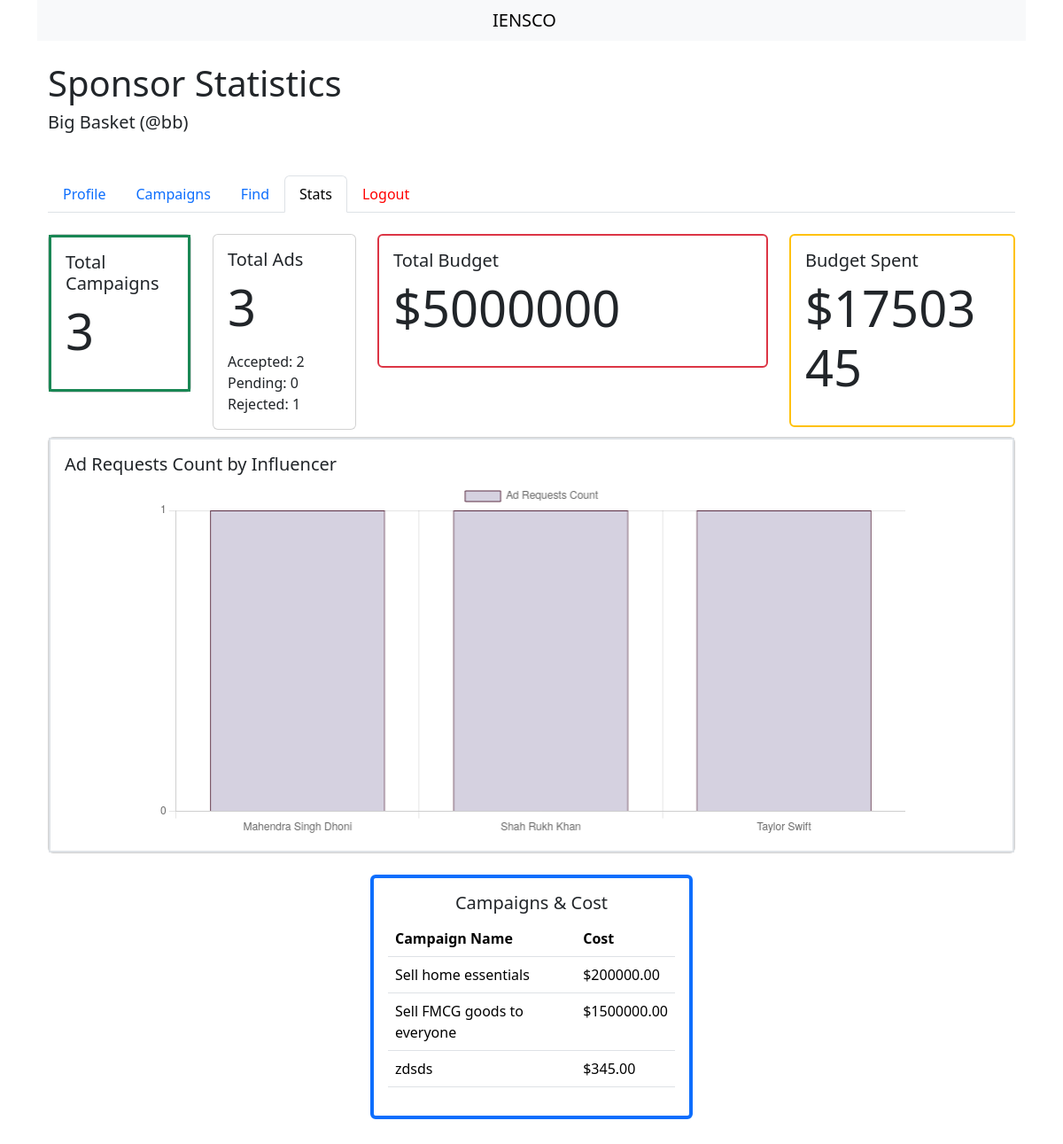
The page /sponsor_stats (signed in) on the database its author committed.
### models.py (models this page shows, shortened)
class Sponsor(db.Model):
    id = db.Column(db.Integer, primary_key=True)
    user_id = db.Column(
        db.Integer, db.ForeignKey("user.id"), unique=True, nullable=False
    )
    name = db.Column(db.String(125), nullable=False)
    industry = db.Column(db.String(125))
    budget = db.Column(db.Float, default=0)
    budget_left = db.Column(db.Float, default=0)
    user = db.relationship("User", backref=db.backref("sponsor", uselist=False))

class User(db.Model):
    id = db.Column(db.Integer, primary_key=True)
    username = db.Column(db.String(80), unique=True, nullable=False)
    email = db.Column(db.String(120), unique=True, nullable=False)
    password = db.Column(
        db.String(120), nullable=False
    )  # done for debugging purposes so that i can see while developing the app
    password_hash = db.Column(db.String(128))
    role = db.Column(db.String(20), nullable=False)
    is_flagged = db.Column(db.Boolean, default=False)

class Campaign(db.Model):
    id = db.Column(db.Integer, primary_key=True)
    sponsor_id = db.Column(db.Integer, db.ForeignKey("sponsor.id"), nullable=False)
    name = db.Column(db.String(150), nullable=False)
    description = db.Column(db.Text)
    start_date = db.Column(db.Date, nullable=False)
    end_date = db.Column(db.Date, nullable=False)
    budget = db.Column(db.Float, nullable=False)
    visibility = db.Column(db.String(25))  # 'public' or 'private'
    niche = db.Column(db.String(150))
    goals = db.Column(db.Text)
    is_flagged = db.Column(db.Boolean, default=False)
    status = db.Column(db.String(25), default="Active")
    sponsor = db.relationship("Sponsor", backref=db.backref("campaigns"))

### app.py (the view)
@app.route("/sponsor_stats")
def sponsor_stats():
    if session.get("role") != "sponsor":
        flash("FORBIDDEN! Only sponsors can access this page. Sorry!", "info")
        return redirect(url_for("home"))
    sponsor = Sponsor.query.filter_by(user_id=session.get("user_id")).first()
    campaigns = Campaign.query.filter_by(sponsor_id=sponsor.id)
    total_campaigns = campaigns.count()
    total_ads = (
        AdRequest.query.join(Campaign).filter(Campaign.sponsor_id == sponsor.id).count()
    )
    ads_accepted = (
        AdRequest.query.join(Campaign).filter(
            Campaign.sponsor_id == sponsor.id, AdRequest.status == "Accepted"
        )
    ).count()
    ads_rejected = (
        AdRequest.query.join(Campaign).filter(
            Campaign.sponsor_id == sponsor.id, AdRequest.status == "Rejected"
        )
    ).count()
    ads_pending_sponsor_sent = (
        AdRequest.query.join(Campaign).filter(
            Campaign.sponsor_id == sponsor.id, AdRequest.status == "Pending"
        )
    ).count()
    ads_pending_influ_sent = (
        AdRequest.query.join(Campaign).filter(
            Campaign.sponsor_id == sponsor.id, AdRequest.status == "Pending Influ Req"
        )
    ).count()
    ads_pending = ads_pending_influ_sent + ads_pending_sponsor_sent
    total_budget = sponsor.budget
    total_budget_spent = total_budget - sponsor.budget_left
    ad_requests_count = (
        db.session.query(Influencer.name, func.count(AdRequest.id).label("count"))
        .join(AdRequest, AdRequest.influencer_id == Influencer.id)
        .join(Campaign, Campaign.id == AdRequest.campaign_id)
        .filter(Campaign.sponsor_id == sponsor.id)
        .group_by(Influencer.name)
        .all()
    )
    return render_template(
        "sponsor/6_sponsor_stats.html",
        sponsor=sponsor,
        campaigns = campaigns,
        total_campaigns=total_campaigns,
        total_ads=total_ads,
        total_budget=total_budget,
        total_budget_spent=total_budget_spent,
        ad_requests_count=ad_requests_count,
        ads_accepted=ads_accepted,
        ads_rejected=ads_rejected,
        ads_pending=ads_pending,
    )

### templates/sponsor/6_sponsor_stats.html (shortened to what this page needs)
{% extends "base.html" %}
{% block content %}
<div class="container mt-4">
    <h1 class="">Sponsor Statistics</h1>
    <h5 class="m-0 mb-5 p-0">{{ sponsor.name }} (@{{ sponsor.user.username }})</h5>
    <ul class="nav nav-tabs mb-4">
        <li class="nav-item">
            <a class="nav-link {% if request.endpoint == 'sponsor_dashboard' %}active{% endif %}"
                href="{{ url_for('sponsor_dashboard') }}">Profile</a>
        </li>
        <li class="nav-item">
            <a class="nav-link {% if request.endpoint == 'sponsor_campaigns' %}active{% endif %}"
                href="{{ url_for('sponsor_campaigns') }}">Campaigns</a>
        </li>
        <li class="nav-item">
            <a class="nav-link {% if request.endpoint == 'sponsor_find' %}active{% endif %}"
                href="{{ url_for('sponsor_find') }}">Find</a>
        </li>
        <li class="nav-item">
            <a class="nav-link {% if request.endpoint == 'sponsor_stats' %}active{% endif %}"
                href="{{ url_for('sponsor_stats') }}">Stats</a>
        </li>
        <li class="nav-item">
            <a class="nav-link" href="{{ url_for('logout') }}" style="color: red;">Logout</a>
        </li>
    </ul>
    <div class="row">
        <div class="col-md-2 mb-2">
            <div class="card mb-0">
                <div class="card-body border border-3 border-success">
                    <h5 class="card-title">Total Campaigns</h5>
                    <p class="display-4">{{ total_campaigns }}</p>
                </div>
            </div>
        </div>
        <div class="col-md-2 mb-0">
            <div class="card">
                <div class="card-body">
                    <h5 class="card-title">Total Ads</h5>
                    <p class="display-4">{{ total_ads }}</p>
                    <p class="card-text mb-0">Accepted: {{ ads_accepted }}</p>
                    <p class="card-text mb-0">Pending: {{ ads_pending }}</p>
                    <p class="card-text mb-0">Rejected: {{ ads_rejected }}</p>
                </div>
            </div>
        </div>
        <div class="col-md-5 mb-0">
            <div class="card border border-2 border-danger">
                <div class="card-body">
                    <h5 class="card-title">Total Budget</h5>
                    <p class="display-4">${{ "%.0f"|format(total_budget) }}</p>
                </div>
            </div>
        </div>
        <div class="col-md-3 mb-0">
            <div class="card border border-2 border-warning">
                <div class="card-body">
                    <h5 class="card-title">Budget Spent</h5>
                    <p class="display-4">${{ "%.0f"|format(total_budget_spent) }}</p>
                </div>
            </div>
        </div>
    </div>
    <div class="card mt-2">
        <div class="card-body border border-2">
            <h5 class="card-title">Ad Requests Count by Influencer</h5>
            <div style="width: 80%; height: 400px; margin: auto;">
                <canvas id="adRequestsChart"></canvas>
            </div>
        </div>
    </div>
    <div class="d-flex justify-content-center mb-5">
        <div class="card mt-4 col-4 border border-primary border-4">
            <div class="card-body">
                <h5 class="card-title text-center">Campaigns & Cost</h5>
                <table class="table">
                    <thead>
                        <tr>
                            <th>Campaign Name</th>
                            <th>Cost</th>
                        </tr>
                    </thead>
                    <tbody>
                        {% for cmp in campaigns %}
                        <tr>
                            <td>{{ cmp.name }}</td>
                            <td>${{ "%.2f"|format(cmp.budget) }}</td>
                        </tr>
                        {% endfor %}
                    </tbody>
                </table>
            </div>
        </div>
    </div>
    <script>
        document.addEventListener('DOMContentLoaded', function () {
            var ctx = document.getElementById('adRequestsChart').getContext('2d');
            var labels = {{ ad_requests_count| map(attribute = 'name') | list | tojson
        }};
        var data = {{ ad_requests_count| map(attribute = 'count') | list | tojson }};
        new Chart(ctx, {
            type: 'bar',
            data: {
                labels: labels,
                datasets: [{
                    label: 'Ad Requests Count',
                    data: data,
                    backgroundColor: 'rgba(45, 27, 99, 0.2)',
                    borderColor: 'rgba(90, 45, 67, 1)',
                    borderWidth: 1
                }]
            },
            options: {
                responsive: true,
                maintainAspectRatio: false,
                scales: {
                    y: {
                        beginAtZero: true,
                        ticks: {
                            stepSize: 1
                        }
                    }
                }
            }
        });
        });
    </script>
    {% endblock %}

### rows shown on the page
Sponsor: name "Big Basket", budget "5000000"
User: user.username "bb"
Campaign: name "Sell home essentials", budget "200000.00"
Campaign: name "Sell FMCG goods to everyone", budget "1500000.00"
Campaign: name "zdsds", budget "345.00"

### other values the page prints
{{ total_campaigns }} "3"
{{ total_ads }} "3"
{{ ads_accepted }} "2"
{{ ads_pending }} "0"
{{ ads_rejected }} "1"
{{ "%.0f"|format(total_budget_spent) }} "1750345"
chart data {{ ad_requests_count| map(attribute = 'name') | list | tojson }} ["Mahendra Singh Dhoni", "Shah Rukh Khan", "Taylor Swift"]
chart data {{ ad_requests_count| map(attribute = 'count') | list | tojson }} [1, 1, 1]
